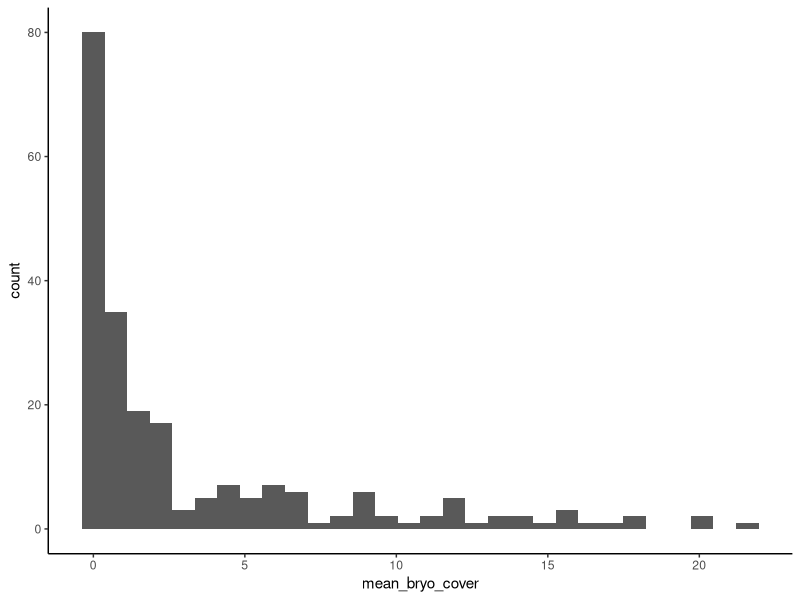
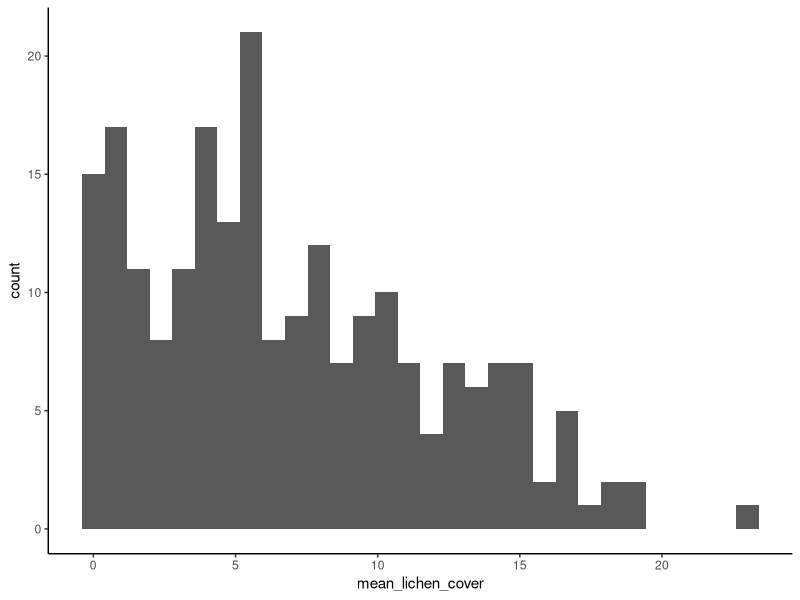
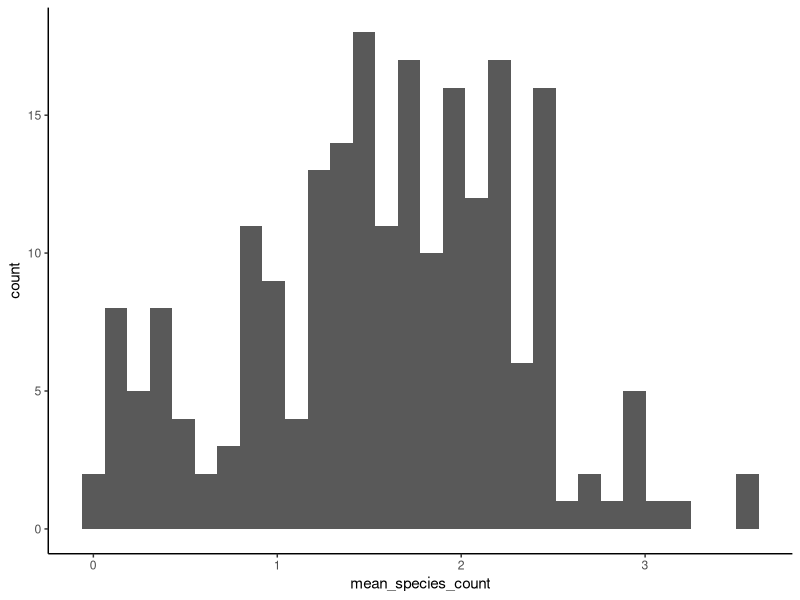
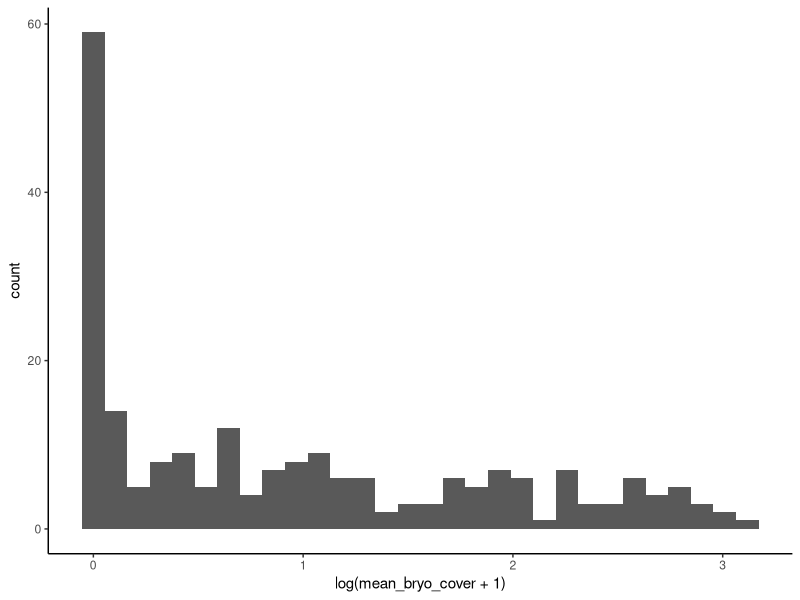
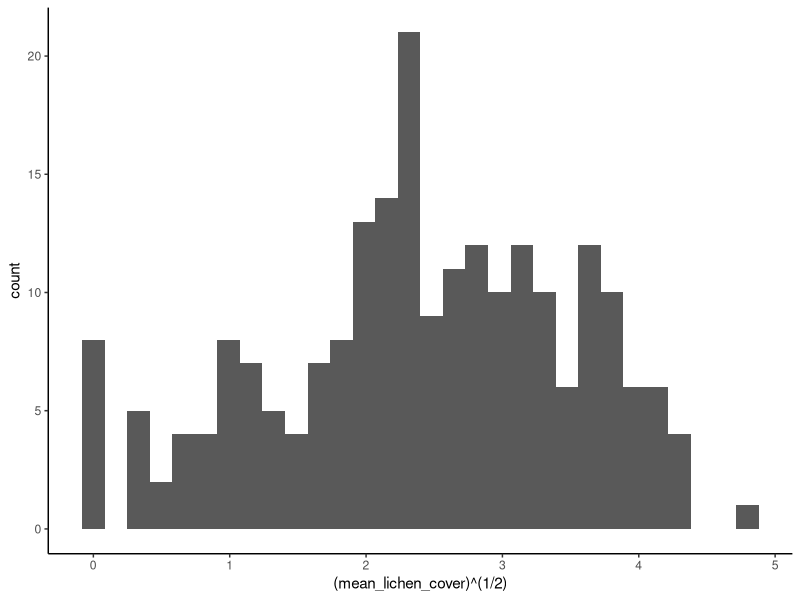

Here is the R script that generated these plots, in order:
### This script is to test for data normality
library(tidyverse)
### each person set their own working directory - setwd("/Users/sean/Desktop/Moss_analysis/ENVR400-Moss")
kits_data <- read.csv("DATA COLLECTION - Cleaned Kits Values.csv", stringsAsFactors = TRUE) %>% 
  mutate(neighbourhood = "kits")
renfrew_data <- read.csv("DATA COLLECTION - Cleaned Renfrew Values.csv", stringsAsFactors = TRUE) %>% 
  mutate(neighbourhood = "renfrew")
#combine data
all_data <- rbind(kits_data, renfrew_data) %>% 
  pivot_longer(4:12, names_to = "data_type", values_to = "values") %>% 
  separate(col = data_type, into = c("height", "data_type"), sep = "_")
all_data$data_type[all_data$data_type == "bryo"] <- "bryo_cover"
all_data$data_type[all_data$data_type == "byro"] <- "bryo_cover"
all_data$data_type[all_data$data_type == "lichen"] <- "lichen_cover"
all_data$data_type <- as.factor(all_data$data_type)
levels(all_data$data_type)
all_data <- all_data %>% 
  pivot_wider(names_from = data_type, values_from = values)
#put it in the folder as a csv for future use
write_csv(all_data, "combined_cleaned_data.csv")

summarized_data <- all_data %>% 
  group_by(tree_id) %>% 
  summarize(neighbourhood_name = first(neighbourhood),
            road_side = first(road_side),
            mean_bryo_cover = mean(bryo_cover, na.rm = TRUE),
            mean_lichen_cover = mean(lichen_cover, na.rm = TRUE),
            mean_species_count = mean(species, na.rm = TRUE))
write_csv(summarized_data, "combined_summarized_data.csv")


#histograms
ggplot(summarized_data, aes(x=mean_bryo_cover)) +
  geom_histogram()+ #STRONG RIGHT SKEW
  theme_classic()
ggplot(summarized_data, aes(x = mean_lichen_cover)) +
  geom_histogram() + #SLIGHT RIGHT SKEW
  theme_classic()
ggplot(summarized_data, aes(x = mean_species_count)) +
  geom_histogram() + #NORMAL
  theme_classic()

### log transformed for bryo cover
ggplot(summarized_data, aes(x=log(mean_bryo_cover +1))) +
  geom_histogram() + # wait but this won;t work with all the 0 values, so I added a plus one - need to make sure this is scientifically legit
# So this doesn't work enough - too many 0 values
  theme_classic()

ggplot(summarized_data, aes(x = (mean_lichen_cover)^(1/2))) +
  geom_histogram() + #### Square root transformation works well on lichen!!!!
  theme_classic()
